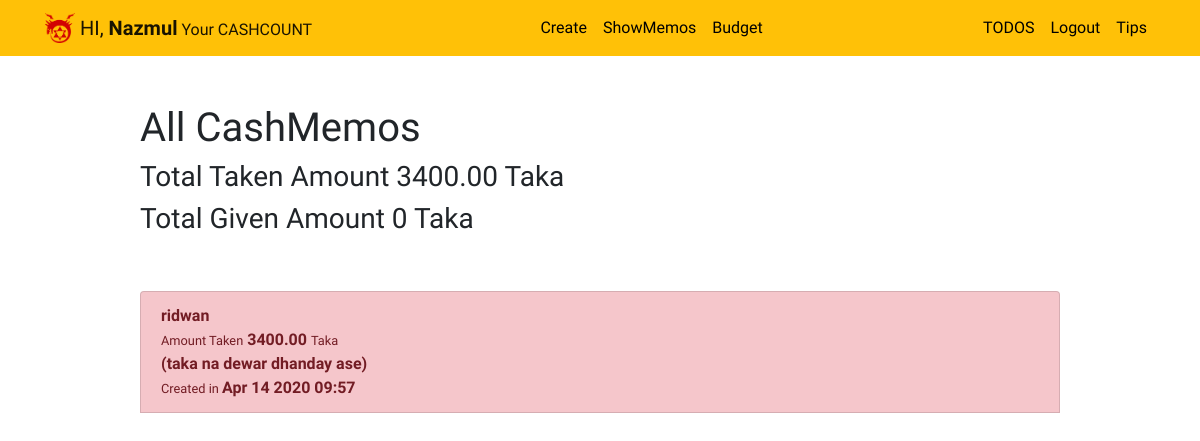
/cashCount/completed/ (signed in), run on an earlier commit of the app's database.
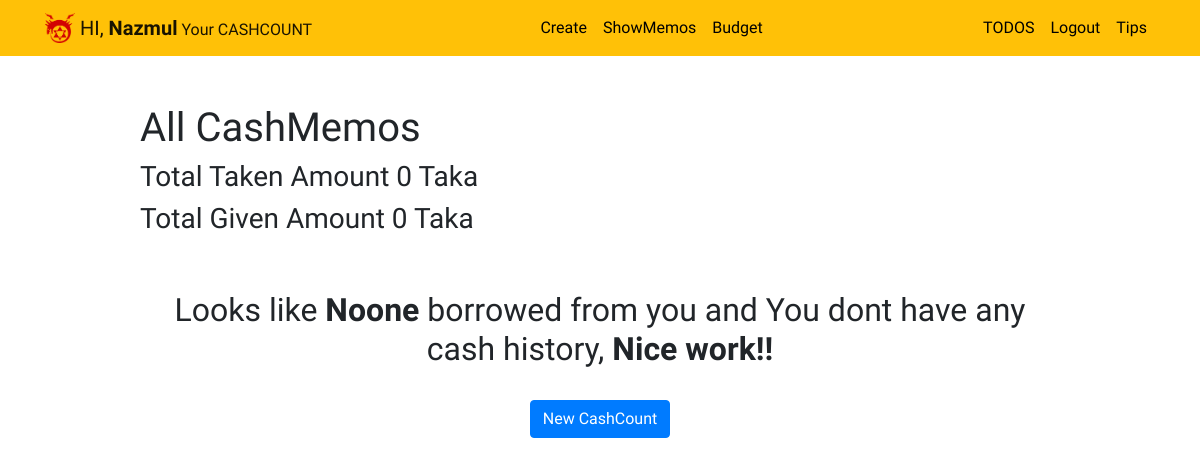
And on a later commit of the database.
### cashCount/models.py (models this page shows, shortened)
class CashMemo(models.Model):
    title = models.CharField(max_length=100)
    memo = models.TextField(blank=True)
    cost = models.DecimalField(max_digits=20, decimal_places=2,default=0)
    created = models.DateTimeField(auto_now_add=True)
    taken = models.BooleanField(default=False)
    user = models.ForeignKey(User, on_delete=models.CASCADE)

### cashCount/views.py (the view)
# urls.py: path('completed/',views.completedCashMemo,name="completedCashMemo"),
@login_required
def completedCashMemo(request):
    cash = CashMemo.objects.filter(user=request.user).order_by('-created')
    alltaken = 0
    allgiven = 0
    for x in cash:
        if x.taken:
            alltaken += x.cost
        else:
            allgiven += x.cost
    return render(request,'cashCount/completedCashMemo.html',{'cash':cash,'alltaken':alltaken,'allgiven':allgiven})

### cashCount/templates/cashCount/completedCashMemo.html
{% extends 'cashCount/cbase.html' %}
{% block content %}
<div class="row justify-content-center mt-5">
    <div class="col-md-10">
        <h1>All CashMemos</h1>
        <h3>Total Taken Amount {{ alltaken }} Taka</h3>
        <h3>Total Given Amount {{ allgiven }} Taka</h3>
    </div>
</div>
<div class="row justify-content-center mt-5">
    <div class="col-md-10">
        <div class="list-group">
          {% if cash %}
            {% for x in cash %}
                <a href="{% url 'cashCount:showCashMemo' x.id %}" class="list-group-item list-group-item-action{% if x.taken %} list-group-item-danger{% endif %}">
                  <b>{{ x.title }}<b><br>
                  {% if x.taken %}<span><small>Amount Taken</small> {{ x.cost }} <small>Taka</small></span><br>
                  {% else %}<span><small>Amount Given</small> {{ x.cost }} <small>Taka</small></span><br>{% endif %}
                  {% if x.memo %}({{ x.memo|truncatechars:50 }}){% endif %}<br>
                  <small>Created in </small>{{ x.created|date:'M j Y H:i' }}
                </a>
            {% endfor %}
          {% else %}
            <div class="text-center">
                <h2>Looks like <b>Noone</b> borrowed from you and You dont have any cash history,<b> Nice work!!</b></h2>
            <br>
            <a role="button" class="btn btn-primary" href="{% url 'cashCount:createCashMemo' %}">New CashCount</a>
            </div>
          {% endif %}
        </div>
    </div>
</div>
{% endblock %}

What changed in the data, as far as the page shows it:
removed CashMemo: title "ridwan", cost "3400.00", memo "taka na dewar dhanday ase", created "Apr 14 2020 09:57"
Also different on the page:
{{ alltaken }}: "3400.00" → "0"
text now shown: "Looks like Noone borrowed from you and You dont have any cash history, Nice work!! New CashCount"
